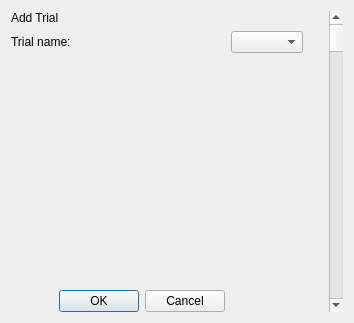
<?xml version="1.0" encoding="UTF-8"?>
<ui version="4.0">
 <class>Dialog</class>
 <widget class="QDialog" name="Dialog">
  <property name="geometry">
   <rect>
    <x>0</x>
    <y>0</y>
    <width>354</width>
    <height>323</height>
   </rect>
  </property>
  <property name="windowTitle">
   <string>Dialog</string>
  </property>
  <layout class="QGridLayout" name="main_gridLayout">
   <item row="0" column="0">
    <layout class="QGridLayout" name="central_gridLayout" columnstretch="1,0,0,0">
     <item row="2" column="2">
      <spacer name="verticalSpacer">
       <property name="orientation">
        <enum>Qt::Vertical</enum>
       </property>
       <property name="sizeHint" stdset="0">
        <size>
         <width>20</width>
         <height>50</height>
        </size>
       </property>
      </spacer>
     </item>
     <item row="2" column="0" colspan="2">
      <layout class="QFormLayout" name="formLayout"/>
     </item>
     <item row="1" column="0">
      <widget class="QLabel" name="trial_types_label">
       <property name="styleSheet">
        <string notr="true">font: 12pt &quot;Gabriola&quot;;</string>
       </property>
       <property name="text">
        <string>Trial name: </string>
       </property>
      </widget>
     </item>
     <item row="1" column="1">
      <widget class="QComboBox" name="trial_types_comboBox"/>
     </item>
     <item row="0" column="0" colspan="2">
      <widget class="QLabel" name="add_trial_label">
       <property name="styleSheet">
        <string notr="true">font: 22pt &quot;Gabriola&quot;;</string>
       </property>
       <property name="text">
        <string>Add Trial</string>
       </property>
      </widget>
     </item>
     <item row="3" column="0">
      <widget class="QDialogButtonBox" name="ok_btn">
       <property name="orientation">
        <enum>Qt::Horizontal</enum>
       </property>
       <property name="standardButtons">
        <set>QDialogButtonBox::Cancel|QDialogButtonBox::Ok</set>
       </property>
      </widget>
     </item>
     <item row="0" column="3" rowspan="4">
      <widget class="QScrollBar" name="verticalScrollBar">
       <property name="enabled">
        <bool>true</bool>
       </property>
       <property name="autoFillBackground">
        <bool>false</bool>
       </property>
       <property name="orientation">
        <enum>Qt::Vertical</enum>
       </property>
      </widget>
     </item>
    </layout>
   </item>
  </layout>
 </widget>
 <resources/>
 <connections>
  <connection>
   <sender>ok_btn</sender>
   <signal>accepted()</signal>
   <receiver>Dialog</receiver>
   <slot>accept()</slot>
   <hints>
    <hint type="sourcelabel">
     <x>248</x>
     <y>254</y>
    </hint>
    <hint type="destinationlabel">
     <x>157</x>
     <y>274</y>
    </hint>
   </hints>
  </connection>
  <connection>
   <sender>ok_btn</sender>
   <signal>rejected()</signal>
   <receiver>Dialog</receiver>
   <slot>reject()</slot>
   <hints>
    <hint type="sourcelabel">
     <x>316</x>
     <y>260</y>
    </hint>
    <hint type="destinationlabel">
     <x>286</x>
     <y>274</y>
    </hint>
   </hints>
  </connection>
 </connections>
</ui>
